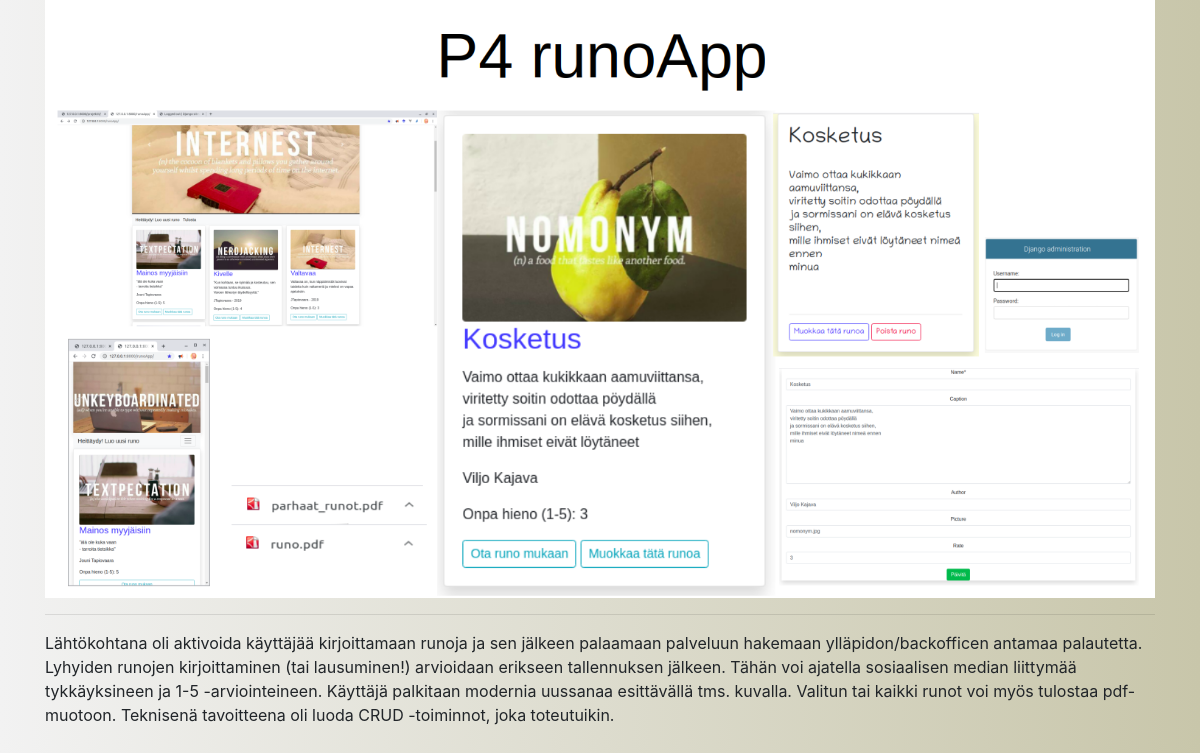
Screenshot of /projektit/4/ with the database file from the repository.
### projektit/models.py (models this page shows, shortened)
class Projekti(models.Model):
    PROJTYPE_CHOICES =[
        ('p', 'Pääprojekti'),
        ('s', 'SpinOff - Django'),
        ('j', 'SpinOff - JS'),
        ('t', 'SpinOff - thonny'),
    ]
    title = models.CharField(max_length=32, blank=True)
    projtype = models.CharField(max_length=1, blank=True, choices=PROJTYPE_CHOICES)
    shortdescription = models.TextField()
    description = models.TextField(blank=True)
    app_image = models.ImageField(blank=True)
    image = models.ImageField(blank=True)
    class Meta:
        ordering = ('shortdescription',)

### projektit/views.py (the view)
# urls.py: path('projektit/<int:pk>/', views.DetailView.as_view(), name='detail'),
class DetailView(generic.DetailView):
    model = Projekti
    '''2021-01-09 Päätös hakea aina kaikista rajapinnoista 'kaikki' data. Vaihtoehtona olisi hakea vain eilisestä eteenpäin.
    Oli käytössä Sleep- ja Readiness- rajapinnoissa.  Voi muuttaa takaisin jos tarvis, toiminnot #-merkitty'''

### projektit/templates/projektit/projekti_detail.html (shortened to what this page needs)
{% extends 'base.html' %}
{% block page_content %}
        {% load static %}
    <div class="container">
        <img  class="img-fluid" src="{% static 'images/' %}{{ projekti.image }}">
        <hr>
        <p>{{ projekti.description }}</p>
    </div>
{% endblock %}

### templates/base.html (style rules this page uses)
body { background-image: linear-gradient(to right, #f2f2f2, #c8c6aa) }

### rows the page displays
Projekti: image (picture), description "Lähtökohtana oli aktivoida käyttäjää kirjoittamaan runoja ja sen jälkeen palaamaan palveluun hakemaan ylläpidon/backofficen antamaa palautetta. Lyhyiden runojen kirjoittaminen (tai lausuminen!) arvioidaan erikseen tallennuksen jälkeen. Tähän voi ajatella sosiaalisen median liittymää tykkäyksineen ja 1-5 -arviointeineen. Käyttäjä palkitaan modernia uussanaa esittävällä tms. kuvalla. Valitun tai kaikki runot voi myös tulostaa pdf-muotoon. Teknisenä tavoitteena oli luoda CRUD -toiminnot, joka toteutuikin."
